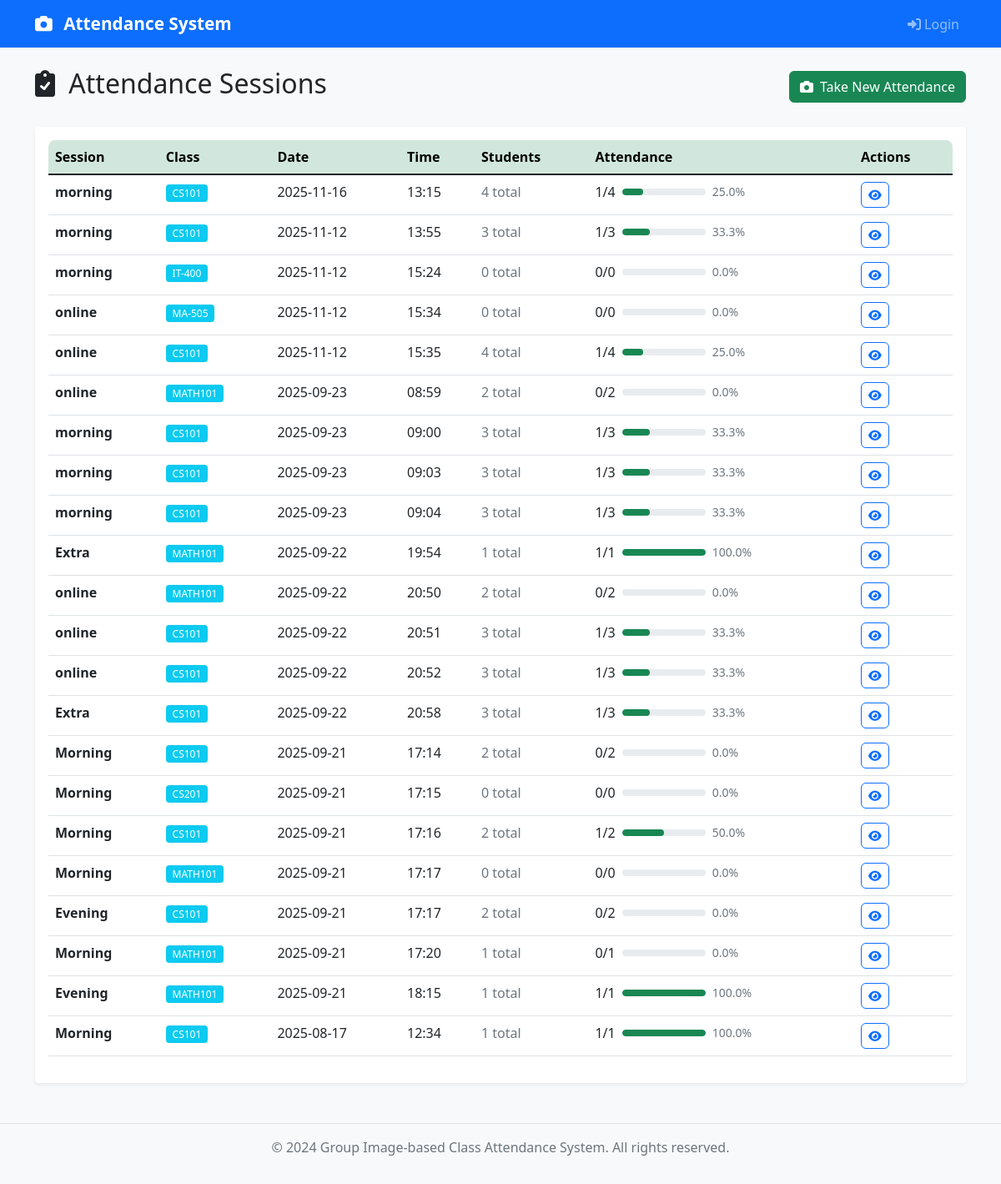
The app's page /attendance with its own data.
### app.py (models this page shows)
class AttendanceSession(db.Model):
    id = db.Column(db.Integer, primary_key=True)
    session_name = db.Column(db.String(100), nullable=False)
    class_name = db.Column(db.String(50), nullable=False)
    date = db.Column(db.Date, nullable=False, default=date.today)
    time = db.Column(db.DateTime, nullable=False, default=datetime.utcnow)
    group_photo_path = db.Column(db.String(200))
    total_students = db.Column(db.Integer, default=0)
    present_students = db.Column(db.Integer, default=0)
    created_by = db.Column(db.String(100), default='Teacher')
    attendance_records = db.relationship('AttendanceRecord', backref='session', lazy=True)

### app.py (the view)
@app.route('/attendance')
def attendance():
    sessions = AttendanceSession.query.order_by(AttendanceSession.date.desc()).all()
    return render_template('attendance.html', sessions=sessions)

### templates/attendance.html (shortened to what this page needs)
{% extends "base.html" %}
{% block content %}
<div class="row">
    <div class="col-12">
        <div class="d-flex justify-content-between align-items-center mb-4">
            <h2>
                <i class="fas fa-clipboard-check me-2"></i>
                Attendance Sessions
            </h2>
            <a href="{{ url_for('take_attendance') }}" class="btn btn-success">
                <i class="fas fa-camera me-2"></i>Take New Attendance
            </a>
        </div>
        {% if sessions %}
        <div class="card shadow-sm">
            <div class="card-body">
                <div class="table-responsive">
                    <table class="table table-hover">
                        <thead class="table-success">
                            <tr>
                                <th>Session</th>
                                <th>Class</th>
                                <th>Date</th>
                                <th>Time</th>
                                <th>Students</th>
                                <th>Attendance</th>
                                <th>Actions</th>
                            </tr>
                        </thead>
                        <tbody>
                            {% for session in sessions %}
                            <tr>
                                <td><strong>{{ session.session_name }}</strong></td>
                                <td>
                                    <span class="badge bg-info">{{ session.class_name }}</span>
                                </td>
                                <td>{{ session.date.strftime('%Y-%m-%d') }}</td>
                                <td>{{ session.time.strftime('%H:%M') }}</td>
                                <td>
                                    <span class="text-muted">{{ session.total_students }} total</span>
                                </td>
                                <td>
                                    <div class="d-flex align-items-center">
                                        <span class="me-2">{{ session.present_students }}/{{ session.total_students }}</span>
                                        <div class="progress" style="width: 100px; height: 8px;">
                                            {% set percentage = (session.present_students / session.total_students * 100) if session.total_students > 0 else 0 %}
                                            <div class="progress-bar bg-success"
                                                 style="width: {{ percentage }}%"></div>
                                        </div>
                                        <span class="ms-2 small text-muted">{{ "%.1f"|format(percentage) }}%</span>
                                    </div>
                                </td>
                                <td>
                                    <a href="{{ url_for('view_attendance', session_id=session.id) }}"
                                       class="btn btn-sm btn-outline-primary" title="View Details">
                                        <i class="fas fa-eye"></i>
                                    </a>
                                </td>
                            </tr>
                            {% endfor %}
                        </tbody>
                    </table>
                </div>
            </div>
        </div>
        {% endif %}
    </div>
</div>
{% endblock %}

### static/css/style.css (style rules this page uses)
body { font-family: 'Segoe UI', Tahoma, Geneva, Verdana, sans-serif; background-color: #f8f9fa; }
.card { border: none; box-shadow: 0 0.125rem 0.25rem rgba(0, 0, 0, 0.075); transition: box-shadow 0.15s ease-in-out; }
.table th { font-weight: 600; border-top: none; }
.table-responsive { border-radius: 0.5rem; }
.btn { border-radius: 0.375rem; font-weight: 500; transition: all 0.2s ease-in-out; }
.badge { font-weight: 500; }
.progress { height: 1rem; border-radius: 0.5rem; }
.progress-bar { border-radius: 0.5rem; }

### records on screen
AttendanceSession: session_name "morning", class_name "CS101", date "2025-11-16", time "13:15", total_students "4", present_students "1", percentage "25.0"
AttendanceSession: session_name "morning", class_name "CS101", date "2025-11-12", time "13:55", total_students "3", present_students "1", {{ percentage }} 33.33333333333333 (drawn), percentage "33.3"
AttendanceSession: session_name "morning", class_name "IT-400", date "2025-11-12", time "15:24", total_students "0", present_students "0", percentage "0.0"
AttendanceSession: session_name "online", class_name "MA-505", date "2025-11-12", time "15:34", total_students "0", present_students "0", percentage "0.0"
AttendanceSession: session_name "online", class_name "CS101", date "2025-11-12", time "15:35", total_students "4", present_students "1", percentage "25.0"
AttendanceSession: session_name "online", class_name "MATH101", date "2025-09-23", time "08:59", total_students "2", present_students "0", percentage "0.0"
AttendanceSession: session_name "morning", class_name "CS101", date "2025-09-23", time "09:00", total_students "3", present_students "1", {{ percentage }} 33.33333333333333 (drawn), percentage "33.3"
AttendanceSession: session_name "morning", class_name "CS101", date "2025-09-23", time "09:03", total_students "3", present_students "1", {{ percentage }} 33.33333333333333 (drawn), percentage "33.3"
AttendanceSession: session_name "morning", class_name "CS101", date "2025-09-23", time "09:04", total_students "3", present_students "1", {{ percentage }} 33.33333333333333 (drawn), percentage "33.3"
AttendanceSession: session_name "Extra", class_name "MATH101", date "2025-09-22", time "19:54", total_students "1", present_students "1", percentage "100.0"
AttendanceSession: session_name "online", class_name "MATH101", date "2025-09-22", time "20:50", total_students "2", present_students "0", percentage "0.0"
AttendanceSession: session_name "online", class_name "CS101", date "2025-09-22", time "20:51", total_students "3", present_students "1", {{ percentage }} 33.33333333333333 (drawn), percentage "33.3"
AttendanceSession: session_name "online", class_name "CS101", date "2025-09-22", time "20:52", total_students "3", present_students "1", {{ percentage }} 33.33333333333333 (drawn), percentage "33.3"
AttendanceSession: session_name "Extra", class_name "CS101", date "2025-09-22", time "20:58", total_students "3", present_students "1", {{ percentage }} 33.33333333333333 (drawn), percentage "33.3"
AttendanceSession: session_name "Morning", class_name "CS101", date "2025-09-21", time "17:14", total_students "2", present_students "0", percentage "0.0"
AttendanceSession: session_name "Morning", class_name "CS201", date "2025-09-21", time "17:15", total_students "0", present_students "0", percentage "0.0"
AttendanceSession: session_name "Morning", class_name "CS101", date "2025-09-21", time "17:16", total_students "2", present_students "1", percentage "50.0"
AttendanceSession: session_name "Morning", class_name "MATH101", date "2025-09-21", time "17:17", total_students "0", present_students "0", percentage "0.0"
AttendanceSession: session_name "Evening", class_name "CS101", date "2025-09-21", time "17:17", total_students "2", present_students "0", percentage "0.0"
AttendanceSession: session_name "Morning", class_name "MATH101", date "2025-09-21", time "17:20", total_students "1", present_students "0", percentage "0.0"
AttendanceSession: session_name "Evening", class_name "MATH101", date "2025-09-21", time "18:15", total_students "1", present_students "1", percentage "100.0"
AttendanceSession: session_name "Morning", class_name "CS101", date "2025-08-17", time "12:34", total_students "1", present_students "1", percentage "100.0"
